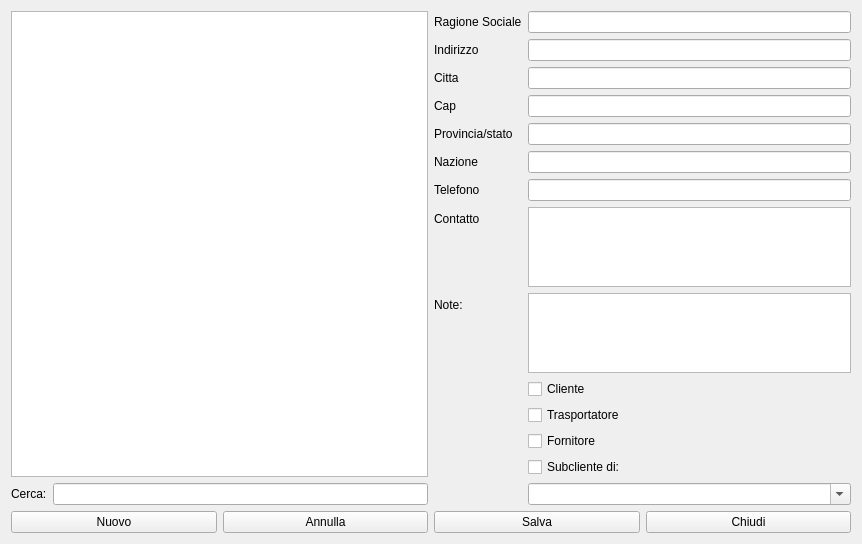
<?xml version="1.0" encoding="UTF-8"?>
<ui version="4.0">
 <class>HUtenti</class>
 <widget class="QWidget" name="HUtenti">
  <property name="windowModality">
   <enum>Qt::NonModal</enum>
  </property>
  <property name="geometry">
   <rect>
    <x>0</x>
    <y>0</y>
    <width>862</width>
    <height>544</height>
   </rect>
  </property>
  <property name="windowTitle">
   <string>Anagrafica</string>
  </property>
  <property name="windowIcon">
   <iconset resource="icons.qrc">
    <normaloff>:/Resources/User-Black.PNG</normaloff>:/Resources/User-Black.PNG</iconset>
  </property>
  <layout class="QVBoxLayout" name="verticalLayout_3">
   <item>
    <layout class="QVBoxLayout" name="verticalLayout_2">
     <item>
      <layout class="QHBoxLayout" name="horizontalLayout_3">
       <item>
        <layout class="QVBoxLayout" name="verticalLayout">
         <item>
          <widget class="QListView" name="lvUtenti">
           <property name="selectionBehavior">
            <enum>QAbstractItemView::SelectRows</enum>
           </property>
           <property name="selectionRectVisible">
            <bool>true</bool>
           </property>
          </widget>
         </item>
         <item>
          <layout class="QHBoxLayout" name="horizontalLayout">
           <item>
            <widget class="QLabel" name="label">
             <property name="text">
              <string>Cerca:</string>
             </property>
            </widget>
           </item>
           <item>
            <widget class="QLineEdit" name="lsearch"/>
           </item>
          </layout>
         </item>
        </layout>
       </item>
       <item>
        <layout class="QFormLayout" name="formLayout">
         <property name="fieldGrowthPolicy">
          <enum>QFormLayout::AllNonFixedFieldsGrow</enum>
         </property>
         <item row="0" column="0">
          <widget class="QLabel" name="label_2">
           <property name="text">
            <string>Ragione Sociale</string>
           </property>
          </widget>
         </item>
         <item row="0" column="1">
          <widget class="QLineEdit" name="lragsoc"/>
         </item>
         <item row="1" column="0">
          <widget class="QLabel" name="label_3">
           <property name="text">
            <string>Indirizzo</string>
           </property>
          </widget>
         </item>
         <item row="1" column="1">
          <widget class="QLineEdit" name="lind"/>
         </item>
         <item row="3" column="1">
          <widget class="QLineEdit" name="lcap"/>
         </item>
         <item row="4" column="1">
          <widget class="QLineEdit" name="lcit"/>
         </item>
         <item row="5" column="0">
          <widget class="QLabel" name="label_7">
           <property name="text">
            <string>Provincia/stato</string>
           </property>
          </widget>
         </item>
         <item row="5" column="1">
          <widget class="QLineEdit" name="lpro"/>
         </item>
         <item row="6" column="0">
          <widget class="QLabel" name="label_6">
           <property name="text">
            <string>Nazione</string>
           </property>
          </widget>
         </item>
         <item row="6" column="1">
          <widget class="QLineEdit" name="lnaz"/>
         </item>
         <item row="7" column="0">
          <widget class="QLabel" name="label_8">
           <property name="text">
            <string>Telefono</string>
           </property>
          </widget>
         </item>
         <item row="7" column="1">
          <widget class="QLineEdit" name="ltel"/>
         </item>
         <item row="8" column="0">
          <widget class="QLabel" name="label_9">
           <property name="text">
            <string>Contatto</string>
           </property>
          </widget>
         </item>
         <item row="8" column="1">
          <widget class="QTextEdit" name="tcon"/>
         </item>
         <item row="10" column="1">
          <widget class="QCheckBox" name="cbcli">
           <property name="text">
            <string>Cliente</string>
           </property>
          </widget>
         </item>
         <item row="11" column="1">
          <widget class="QCheckBox" name="cbtra">
           <property name="text">
            <string>Trasportatore</string>
           </property>
          </widget>
         </item>
         <item row="12" column="1">
          <widget class="QCheckBox" name="cbfor">
           <property name="text">
            <string>Fornitore</string>
           </property>
          </widget>
         </item>
         <item row="13" column="1">
          <widget class="QCheckBox" name="cbsub">
           <property name="text">
            <string>Subcliente di:</string>
           </property>
          </widget>
         </item>
         <item row="14" column="1">
          <widget class="QComboBox" name="cbxMasterCli">
           <property name="enabled">
            <bool>true</bool>
           </property>
           <property name="editable">
            <bool>true</bool>
           </property>
           <property name="insertPolicy">
            <enum>QComboBox::NoInsert</enum>
           </property>
          </widget>
         </item>
         <item row="4" column="0">
          <widget class="QLabel" name="label_5">
           <property name="text">
            <string>Cap</string>
           </property>
          </widget>
         </item>
         <item row="3" column="0">
          <widget class="QLabel" name="label_4">
           <property name="text">
            <string>Citta</string>
           </property>
          </widget>
         </item>
         <item row="9" column="1">
          <widget class="QTextBrowser" name="tnote">
           <property name="readOnly">
            <bool>false</bool>
           </property>
          </widget>
         </item>
         <item row="9" column="0">
          <widget class="QLabel" name="label_10">
           <property name="text">
            <string>Note:</string>
           </property>
          </widget>
         </item>
        </layout>
       </item>
      </layout>
     </item>
     <item>
      <layout class="QHBoxLayout" name="horizontalLayout_2">
       <item>
        <widget class="QPushButton" name="pushButton">
         <property name="text">
          <string>Nuovo</string>
         </property>
         <property name="icon">
          <iconset resource="icons.qrc">
           <normaloff>:/Resources/Plus.PNG</normaloff>:/Resources/Plus.PNG</iconset>
         </property>
         <property name="iconSize">
          <size>
           <width>32</width>
           <height>32</height>
          </size>
         </property>
        </widget>
       </item>
       <item>
        <widget class="QPushButton" name="pushButton_2">
         <property name="text">
          <string>Annulla</string>
         </property>
         <property name="icon">
          <iconset resource="icons.qrc">
           <normaloff>:/Resources/Banned-Sign.PNG</normaloff>:/Resources/Banned-Sign.PNG</iconset>
         </property>
         <property name="iconSize">
          <size>
           <width>32</width>
           <height>32</height>
          </size>
         </property>
        </widget>
       </item>
       <item>
        <widget class="QPushButton" name="pushButton_3">
         <property name="text">
          <string>Salva</string>
         </property>
         <property name="icon">
          <iconset resource="icons.qrc">
           <normaloff>:/Resources/save-icon.png</normaloff>:/Resources/save-icon.png</iconset>
         </property>
         <property name="iconSize">
          <size>
           <width>32</width>
           <height>32</height>
          </size>
         </property>
        </widget>
       </item>
       <item>
        <widget class="QPushButton" name="pushButton_4">
         <property name="text">
          <string>Chiudi</string>
         </property>
         <property name="icon">
          <iconset resource="icons.qrc">
           <normaloff>:/Resources/Actions-window-close-icon.png</normaloff>:/Resources/Actions-window-close-icon.png</iconset>
         </property>
         <property name="iconSize">
          <size>
           <width>32</width>
           <height>32</height>
          </size>
         </property>
        </widget>
       </item>
      </layout>
     </item>
    </layout>
   </item>
  </layout>
 </widget>
 <resources>
  <include location="icons.qrc"/>
 </resources>
 <connections>
  <connection>
   <sender>pushButton_4</sender>
   <signal>clicked()</signal>
   <receiver>HUtenti</receiver>
   <slot>close()</slot>
   <hints>
    <hint type="sourcelabel">
     <x>829</x>
     <y>516</y>
    </hint>
    <hint type="destinationlabel">
     <x>823</x>
     <y>533</y>
    </hint>
   </hints>
  </connection>
 </connections>
</ui>
